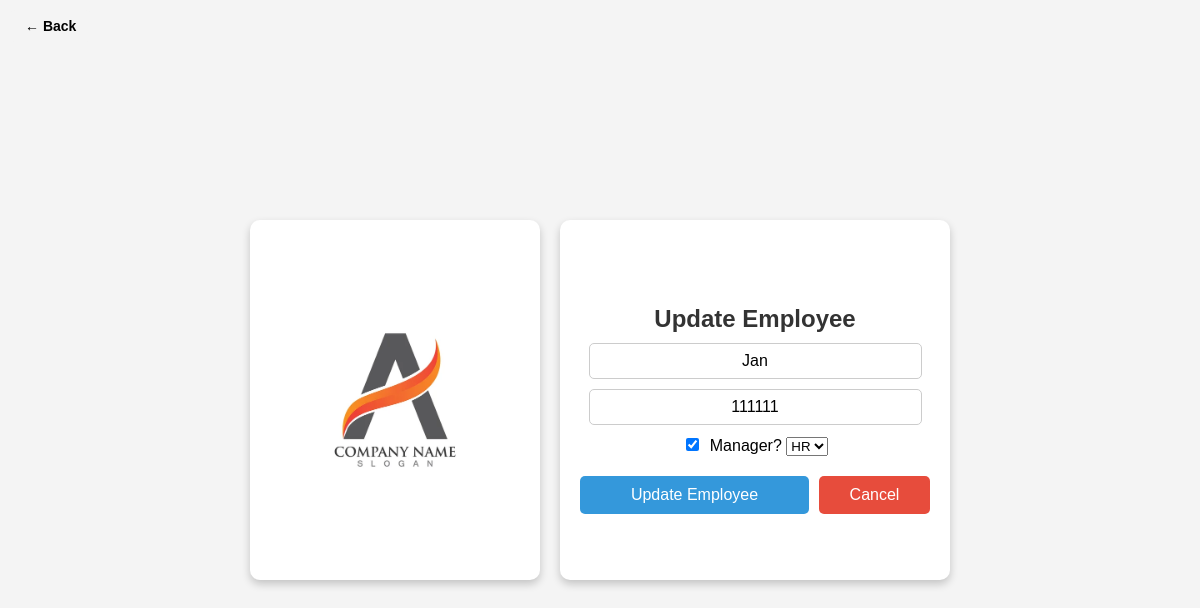
/update_employee/111111/, run on the app's committed database.
### employees/models.py (models this page shows, shortened)
class Employee(AbstractBaseUser):
    employee_id = models.CharField(max_length=6, unique=True)
    name = models.CharField(max_length=100)
    passcode = models.CharField(max_length=6)
    department = models.ForeignKey(
        Department,
        on_delete=models.CASCADE,
        related_name='employees',
        null=False,
        default=""
    )
    is_manager = models.BooleanField(default=False)
    archived = models.BooleanField(default=False)
    archive_date = models.DateTimeField(null=True, blank=True)
    profile_picture = models.ImageField(upload_to='profile_pictures/', blank=True, null=True,default='profile_pictures/default.jpg')
    objects = EmployeeManager()
    USERNAME_FIELD = 'employee_id'
    REQUIRED_FIELDS = ['name']

class Department(models.Model):
    Department_name = models.CharField(max_length=100, default='General')

### employees/views.py (the view, shortened to what this page needs)
# urls.py: path('update_employee/<str:employee_id>/', views.update_employee, name='update_employee'),
def update_employee(request, employee_id):
    employee = get_object_or_404(Employee, employee_id=employee_id)
    departments = Department.objects.all()
    return render(request, 'employees/update_employee.html', {
        'employee': employee,
        'departments': departments
    })

### employees/templates/employees/update_employee.html (shortened to what this page needs)
<!DOCTYPE html>
<html lang="en">
<head>
    {% load static %}
</head>
<body>
    <a href="javascript:window.history.back();" class="back-btn">← Back</a>
    <div class="wrapper">
        <div class="box left-box">
            <img src="{% static 'images/logo.jpg' %}" alt="Company Logo" class="logo">
        </div>
        <div class="box right-box">
            <h2>Update Employee</h2>
            <form method="POST">
                <input type="text" name="name" value="{{ employee.name }}" required>
                <input type="text" name="passcode" value="{{ employee.passcode }}" required>
                <div class="checkbox-container">
                    <input type="checkbox" id="is_manager" name="is_manager" {% if employee.is_manager %}checked{% endif %}>
                    <label for="is_manager">Manager?</label>
                </div>
                <select name="department" required>
                    {% for dept in departments %}
                        <option value="{{ dept.id }}" {% if dept.id == employee.department.id %}selected{% endif %}>
                            {{ dept.Department_name }}
                        </option>
                    {% endfor %}
                </select>
                <div class="button-container">
                    <button type="submit" class="button submit-btn">Update Employee</button>
                    <a href="{% url 'manager_dashboard' %}" class="button cancel-btn">Cancel</a>
                </div>
            </form>
        </div>
    </div>
</body>
</html>

### employees/templates/employees/update_employee.html (style rules this page uses)
body { font-family: Arial, sans-serif; background-color: #f4f4f4; display: flex; justify-content: center; align-items: center; height: 100vh; margin: 0; }
.wrapper { display: flex; gap: 20px; }
.box { background: white; padding: 20px; border-radius: 10px; box-shadow: 0 4px 8px rgba(0, 0, 0, 0.2); display: flex; flex-direction: column; align-items: center; justify-content: center; width: 350px; }
.left-box { width: 250px; height: 320px; text-align: center; }
.logo { width: 100%; max-height: 250px; object-fit: contain; }
.right-box { width: 350px; height: 320px; text-align: center; }
h2 { margin-bottom: 10px; color: #333; }
input { font-size: 16px; text-align: center; width: 90%; padding: 8px; margin-bottom: 10px; border: 1px solid #ccc; border-radius: 5px; outline: none; }
.checkbox-container { display: inline-flex; align-items: center; justify-content: center; gap: 8px; margin-bottom: 15px; }
.checkbox-container label { margin-top: -5px; }
.button-container { display: flex; justify-content: space-between; width: 100%; gap: 10px; }
.button { padding: 10px; font-size: 16px; border: none; border-radius: 5px; cursor: pointer; text-align: center; text-decoration: none; display: inline-block; }
.submit-btn { background-color: #3498db; color: white; width: 70%; }
.cancel-btn { background-color: #e74c3c; color: white; width: 28%; }
.back-btn { position: absolute; top: 10px; left: 10px; background-color: #f4f4f4; color: black; padding: 8px 15px; border-radius: 5px; text-decoration: none; font-size: 14px; font-weight: bold; }

### data on the page
Employee: name "Jan", passcode "111111", is_manager "☑", department "HR"
